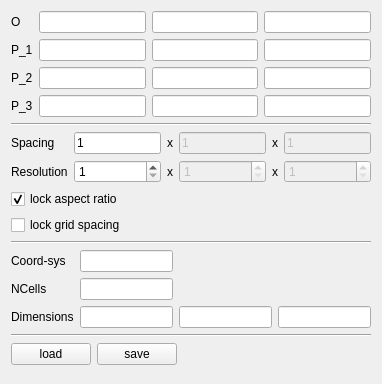
<?xml version="1.0" encoding="UTF-8"?>
<ui version="4.0">
 <class>pqSQVolumeSourceForm</class>
 <widget class="QWidget" name="pqSQVolumeSourceForm">
  <property name="geometry">
   <rect>
    <x>0</x>
    <y>0</y>
    <width>382</width>
    <height>384</height>
   </rect>
  </property>
  <property name="windowTitle">
   <string>Form</string>
  </property>
  <layout class="QVBoxLayout" name="verticalLayout">
   <item>
    <layout class="QGridLayout" name="gridLayout">
     <item row="0" column="0">
      <widget class="QLabel" name="label">
       <property name="text">
        <string>O</string>
       </property>
      </widget>
     </item>
     <item row="0" column="1">
      <widget class="QLineEdit" name="o_x"/>
     </item>
     <item row="0" column="2">
      <widget class="QLineEdit" name="o_y"/>
     </item>
     <item row="0" column="3">
      <widget class="QLineEdit" name="o_z"/>
     </item>
     <item row="1" column="0">
      <widget class="QLabel" name="label_2">
       <property name="text">
        <string>P_1</string>
       </property>
      </widget>
     </item>
     <item row="1" column="1">
      <widget class="QLineEdit" name="p1_x"/>
     </item>
     <item row="1" column="2">
      <widget class="QLineEdit" name="p1_y"/>
     </item>
     <item row="1" column="3">
      <widget class="QLineEdit" name="p1_z"/>
     </item>
     <item row="2" column="0">
      <widget class="QLabel" name="label_3">
       <property name="text">
        <string>P_2</string>
       </property>
      </widget>
     </item>
     <item row="2" column="1">
      <widget class="QLineEdit" name="p2_x"/>
     </item>
     <item row="2" column="2">
      <widget class="QLineEdit" name="p2_y"/>
     </item>
     <item row="2" column="3">
      <widget class="QLineEdit" name="p2_z"/>
     </item>
     <item row="3" column="0">
      <widget class="QLabel" name="label_11">
       <property name="text">
        <string>P_3</string>
       </property>
      </widget>
     </item>
     <item row="3" column="1">
      <widget class="QLineEdit" name="p3_x"/>
     </item>
     <item row="3" column="2">
      <widget class="QLineEdit" name="p3_y"/>
     </item>
     <item row="3" column="3">
      <widget class="QLineEdit" name="p3_z"/>
     </item>
    </layout>
   </item>
   <item>
    <widget class="Line" name="line_2">
     <property name="orientation">
      <enum>Qt::Horizontal</enum>
     </property>
    </widget>
   </item>
   <item>
    <layout class="QGridLayout" name="gridLayout_3">
     <item row="0" column="1">
      <widget class="QLineEdit" name="dx">
       <property name="text">
        <string>1</string>
       </property>
       <property name="readOnly">
        <bool>false</bool>
       </property>
      </widget>
     </item>
     <item row="0" column="2">
      <widget class="QLabel" name="label_12">
       <property name="text">
        <string>x</string>
       </property>
      </widget>
     </item>
     <item row="0" column="3">
      <widget class="QLineEdit" name="dy">
       <property name="enabled">
        <bool>false</bool>
       </property>
       <property name="text">
        <string>1</string>
       </property>
       <property name="readOnly">
        <bool>false</bool>
       </property>
      </widget>
     </item>
     <item row="0" column="4">
      <widget class="QLabel" name="label_13">
       <property name="text">
        <string>x</string>
       </property>
      </widget>
     </item>
     <item row="0" column="5">
      <widget class="QLineEdit" name="dz">
       <property name="enabled">
        <bool>false</bool>
       </property>
       <property name="text">
        <string>1</string>
       </property>
       <property name="readOnly">
        <bool>false</bool>
       </property>
      </widget>
     </item>
     <item row="1" column="0">
      <widget class="QLabel" name="label_5">
       <property name="text">
        <string>Resolution</string>
       </property>
      </widget>
     </item>
     <item row="1" column="1">
      <widget class="QSpinBox" name="res_x">
       <property name="minimum">
        <number>1</number>
       </property>
       <property name="maximum">
        <number>999999999</number>
       </property>
      </widget>
     </item>
     <item row="1" column="2">
      <widget class="QLabel" name="label_6">
       <property name="text">
        <string>x</string>
       </property>
      </widget>
     </item>
     <item row="1" column="3">
      <widget class="QSpinBox" name="res_y">
       <property name="enabled">
        <bool>false</bool>
       </property>
       <property name="minimum">
        <number>1</number>
       </property>
       <property name="maximum">
        <number>999999999</number>
       </property>
      </widget>
     </item>
     <item row="1" column="4">
      <widget class="QLabel" name="label_14">
       <property name="text">
        <string>x</string>
       </property>
      </widget>
     </item>
     <item row="1" column="5">
      <widget class="QSpinBox" name="res_z">
       <property name="enabled">
        <bool>false</bool>
       </property>
       <property name="minimum">
        <number>1</number>
       </property>
       <property name="maximum">
        <number>999999999</number>
       </property>
      </widget>
     </item>
     <item row="0" column="0">
      <widget class="QLabel" name="label_8">
       <property name="text">
        <string>Spacing</string>
       </property>
      </widget>
     </item>
    </layout>
   </item>
   <item>
    <layout class="QHBoxLayout" name="horizontalLayout_7">
     <item>
      <layout class="QVBoxLayout" name="verticalLayout_2">
       <item>
        <widget class="QCheckBox" name="aspectLock">
         <property name="text">
          <string>lock aspect ratio</string>
         </property>
         <property name="checked">
          <bool>true</bool>
         </property>
        </widget>
       </item>
       <item>
        <widget class="QCheckBox" name="spacingLock">
         <property name="text">
          <string>lock grid spacing</string>
         </property>
         <property name="checked">
          <bool>false</bool>
         </property>
        </widget>
       </item>
      </layout>
     </item>
     <item>
      <spacer name="horizontalSpacer_3">
       <property name="orientation">
        <enum>Qt::Horizontal</enum>
       </property>
       <property name="sizeHint" stdset="0">
        <size>
         <width>40</width>
         <height>20</height>
        </size>
       </property>
      </spacer>
     </item>
    </layout>
   </item>
   <item>
    <widget class="Line" name="line_3">
     <property name="orientation">
      <enum>Qt::Horizontal</enum>
     </property>
    </widget>
   </item>
   <item>
    <layout class="QGridLayout" name="gridLayout_2">
     <item row="0" column="0">
      <widget class="QLabel" name="label_10">
       <property name="sizePolicy">
        <sizepolicy hsizetype="Preferred" vsizetype="Preferred">
         <horstretch>0</horstretch>
         <verstretch>0</verstretch>
        </sizepolicy>
       </property>
       <property name="text">
        <string>Coord-sys</string>
       </property>
      </widget>
     </item>
     <item row="0" column="1">
      <widget class="QLineEdit" name="coordStatus">
       <property name="readOnly">
        <bool>true</bool>
       </property>
      </widget>
     </item>
     <item row="1" column="0">
      <widget class="QLabel" name="label_9">
       <property name="text">
        <string>NCells</string>
       </property>
      </widget>
     </item>
     <item row="1" column="1">
      <widget class="QLineEdit" name="nCells">
       <property name="readOnly">
        <bool>true</bool>
       </property>
      </widget>
     </item>
     <item row="2" column="0">
      <widget class="QLabel" name="label_7">
       <property name="text">
        <string>Dimensions</string>
       </property>
      </widget>
     </item>
     <item row="2" column="1">
      <widget class="QLineEdit" name="dim_x">
       <property name="readOnly">
        <bool>true</bool>
       </property>
      </widget>
     </item>
     <item row="2" column="2">
      <widget class="QLineEdit" name="dim_y">
       <property name="readOnly">
        <bool>true</bool>
       </property>
      </widget>
     </item>
     <item row="2" column="3">
      <widget class="QLineEdit" name="dim_z">
       <property name="readOnly">
        <bool>true</bool>
       </property>
      </widget>
     </item>
    </layout>
   </item>
   <item>
    <widget class="Line" name="line_4">
     <property name="orientation">
      <enum>Qt::Horizontal</enum>
     </property>
    </widget>
   </item>
   <item>
    <layout class="QHBoxLayout" name="horizontalLayout_5">
     <item>
      <widget class="QPushButton" name="restore">
       <property name="text">
        <string>load</string>
       </property>
      </widget>
     </item>
     <item>
      <widget class="QPushButton" name="save">
       <property name="text">
        <string>save</string>
       </property>
      </widget>
     </item>
     <item>
      <spacer name="horizontalSpacer_5">
       <property name="orientation">
        <enum>Qt::Horizontal</enum>
       </property>
       <property name="sizeHint" stdset="0">
        <size>
         <width>40</width>
         <height>20</height>
        </size>
       </property>
      </spacer>
     </item>
    </layout>
   </item>
   <item>
    <spacer name="verticalSpacer">
     <property name="orientation">
      <enum>Qt::Vertical</enum>
     </property>
     <property name="sizeHint" stdset="0">
      <size>
       <width>20</width>
       <height>136</height>
      </size>
     </property>
    </spacer>
   </item>
  </layout>
 </widget>
 <tabstops>
  <tabstop>o_x</tabstop>
  <tabstop>o_y</tabstop>
  <tabstop>o_z</tabstop>
  <tabstop>p1_x</tabstop>
  <tabstop>p1_y</tabstop>
  <tabstop>p1_z</tabstop>
  <tabstop>p2_x</tabstop>
  <tabstop>p2_y</tabstop>
  <tabstop>p2_z</tabstop>
  <tabstop>res_x</tabstop>
  <tabstop>res_y</tabstop>
  <tabstop>aspectLock</tabstop>
  <tabstop>nCells</tabstop>
  <tabstop>dim_x</tabstop>
  <tabstop>dim_y</tabstop>
  <tabstop>dx</tabstop>
  <tabstop>dy</tabstop>
  <tabstop>restore</tabstop>
 </tabstops>
 <resources/>
 <connections>
  <connection>
   <sender>aspectLock</sender>
   <signal>toggled(bool)</signal>
   <receiver>res_y</receiver>
   <slot>setDisabled(bool)</slot>
   <hints>
    <hint type="sourcelabel">
     <x>270</x>
     <y>148</y>
    </hint>
    <hint type="destinationlabel">
     <x>199</x>
     <y>148</y>
    </hint>
   </hints>
  </connection>
  <connection>
   <sender>aspectLock</sender>
   <signal>toggled(bool)</signal>
   <receiver>dy</receiver>
   <slot>setDisabled(bool)</slot>
   <hints>
    <hint type="sourcelabel">
     <x>70</x>
     <y>221</y>
    </hint>
    <hint type="destinationlabel">
     <x>315</x>
     <y>161</y>
    </hint>
   </hints>
  </connection>
  <connection>
   <sender>aspectLock</sender>
   <signal>toggled(bool)</signal>
   <receiver>res_z</receiver>
   <slot>setDisabled(bool)</slot>
   <hints>
    <hint type="sourcelabel">
     <x>66</x>
     <y>202</y>
    </hint>
    <hint type="destinationlabel">
     <x>330</x>
     <y>171</y>
    </hint>
   </hints>
  </connection>
  <connection>
   <sender>aspectLock</sender>
   <signal>toggled(bool)</signal>
   <receiver>dz</receiver>
   <slot>setDisabled(bool)</slot>
   <hints>
    <hint type="sourcelabel">
     <x>66</x>
     <y>202</y>
    </hint>
    <hint type="destinationlabel">
     <x>330</x>
     <y>142</y>
    </hint>
   </hints>
  </connection>
 </connections>
</ui>
